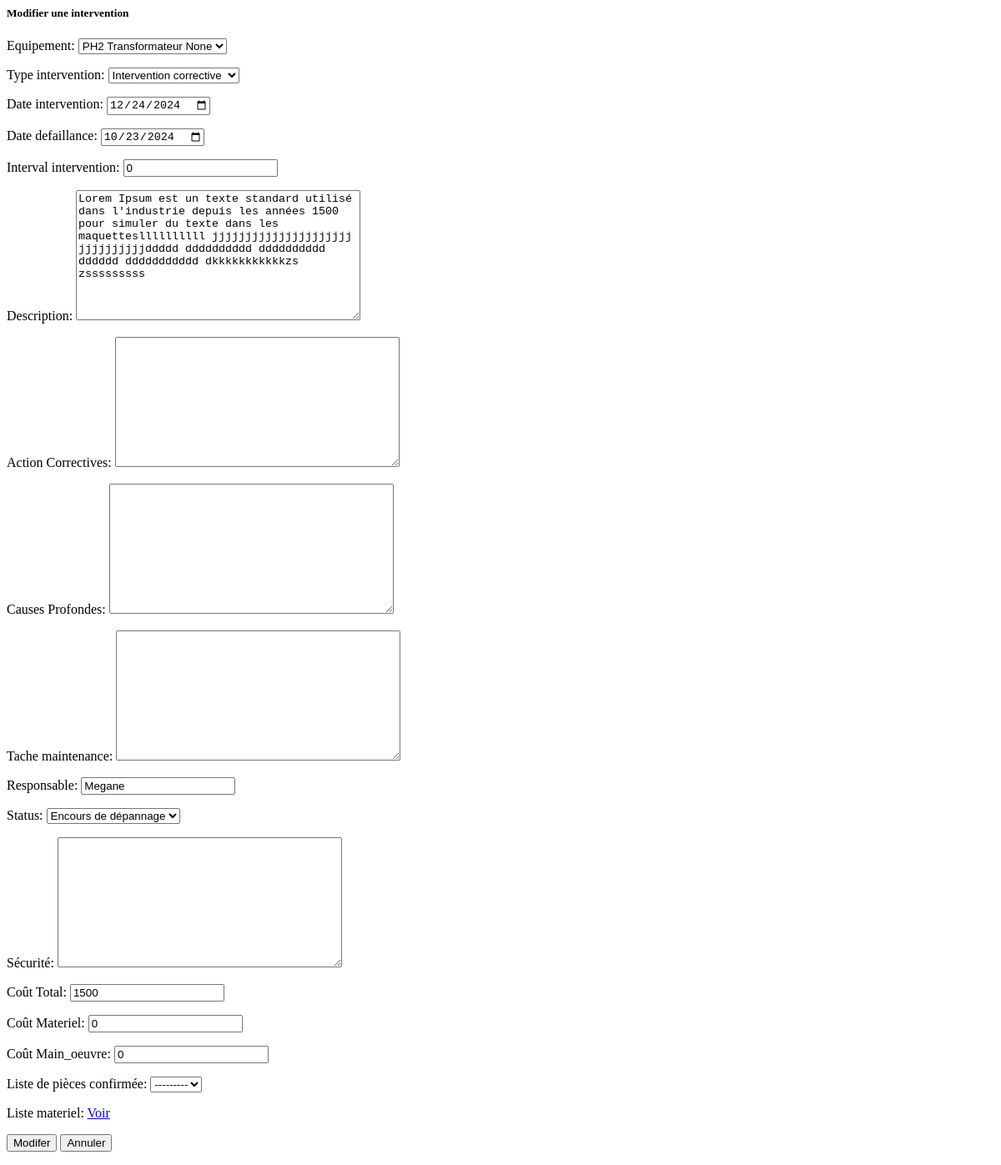
The page /intervention/update/1 (signed in) on the database as committed earlier.
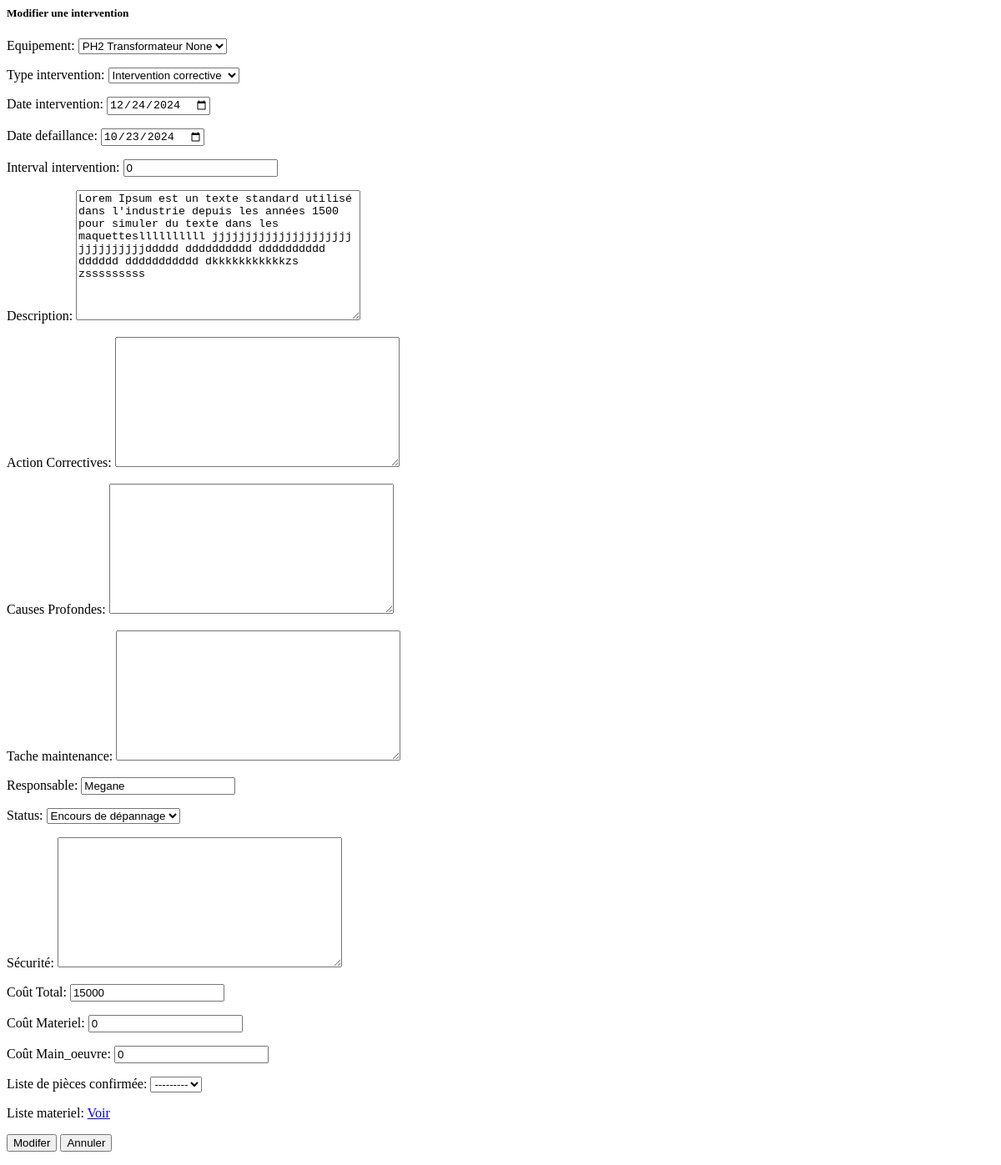
The same page on the database as committed later.
### eneo_pages/models.py (models this page shows, shortened)
class Intervention(models.Model):
    STATUS = [
        ("En panne", "En panne"),
        ("Encours", "Encours de dépannage"),
        ("Rétablir", "Rétablir"),
    ]
    TYPE = [
        ("Corrective", "Intervention corrective"),
        ("Preventive", "Intervention preventive")
    ]
    equipement = models.ForeignKey(Equipement, on_delete=models.CASCADE)
    type_intervention = models.CharField(max_length=100, choices=TYPE, default="Corrective")
    interval_intervention = models.IntegerField(default=0)
    date_intervention=models.DateField()
    date_defaillance=models.DateField()
    description = models.TextField(blank=True, null=True)
    tache_maintenance = models.TextField(blank=True, null=True)
    action_correctives = models.TextField(blank=True, null=True)
    causes_profondes = models.TextField(blank=True, null=True)
    responsable = models.CharField(max_length=100, blank=True, null=True)
    status = models.CharField(max_length=100, choices=STATUS)
    sécurité = models.TextField(blank=True, null=True)
    coût = models.IntegerField()
    coût_materiel = models.IntegerField(default=0)
    coût_main_oeuvre  = models.IntegerField(default=0)
    date_création=models.DateTimeField(auto_now_add=True)
    date_modification=models.DateTimeField(auto_now=True)

### eneo_pages/views.py (the view, shortened to what this page needs)
# urls.py: path("intervention/update/<int:pk>", views.UpdateIntervention.as_view(), name="update_intervention"),
class UpdateIntervention(LoginRequiredMixin, UpdateView):
    model = Intervention
    form_class = InterventionUpdateForm
    template_name = "pages/intervention/update.html"
    def get_object(self, queryset=None):
        return Intervention.objects.get(pk=self.kwargs['pk'])

### eneo_pages/context_processor.py (called while the page is built)
def piece_rechange(request):
    return{'piece_rechange': Session(request)}

### eneo_pages/models.py (called while the page is built)
    def __str__(self):
        return "{} {} {}".format(self.nom, self.type_equipement, self.numero_serie)

### eneo_pages/templates/pages/intervention/update.html (shortened to what this page needs)
  <div class="modal-content">
    <div class="modal-header">
      <h5 class="modal-title">Modifier une intervention</h5>
    </div>
    <div class="modal-body">
      <form hx-post="{{ request.path }}" action="" method="post">
        {{ form.as_p }}
        <p>Liste materiel: <a href="{% url 'view_cart' %}"><span class="badge rounded-pill badge-warning fs-7">Voir</span></a></p>
        <button type="submit" class="btn btn-success">Modifer</button>
        <button type="button" data-bs-dismiss="modal" class="btn btn-info">Annuler</button>
      </form>
    </div>
  </div>

Rows that differ between the two databases and show on the page:
changed Intervention "PH2 Transformateur None": coût "1500" → "15000"
